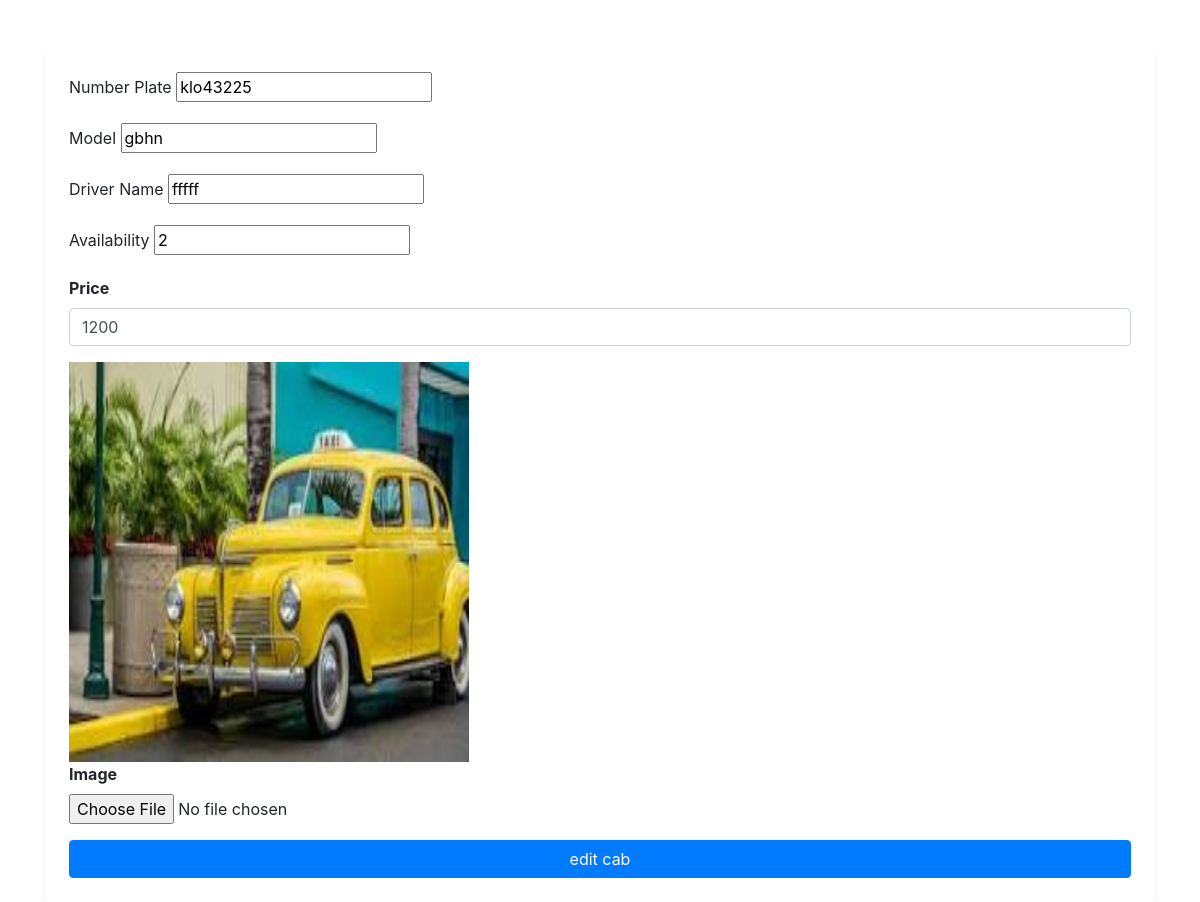
Before: /edit_cab/1 with the older database file.
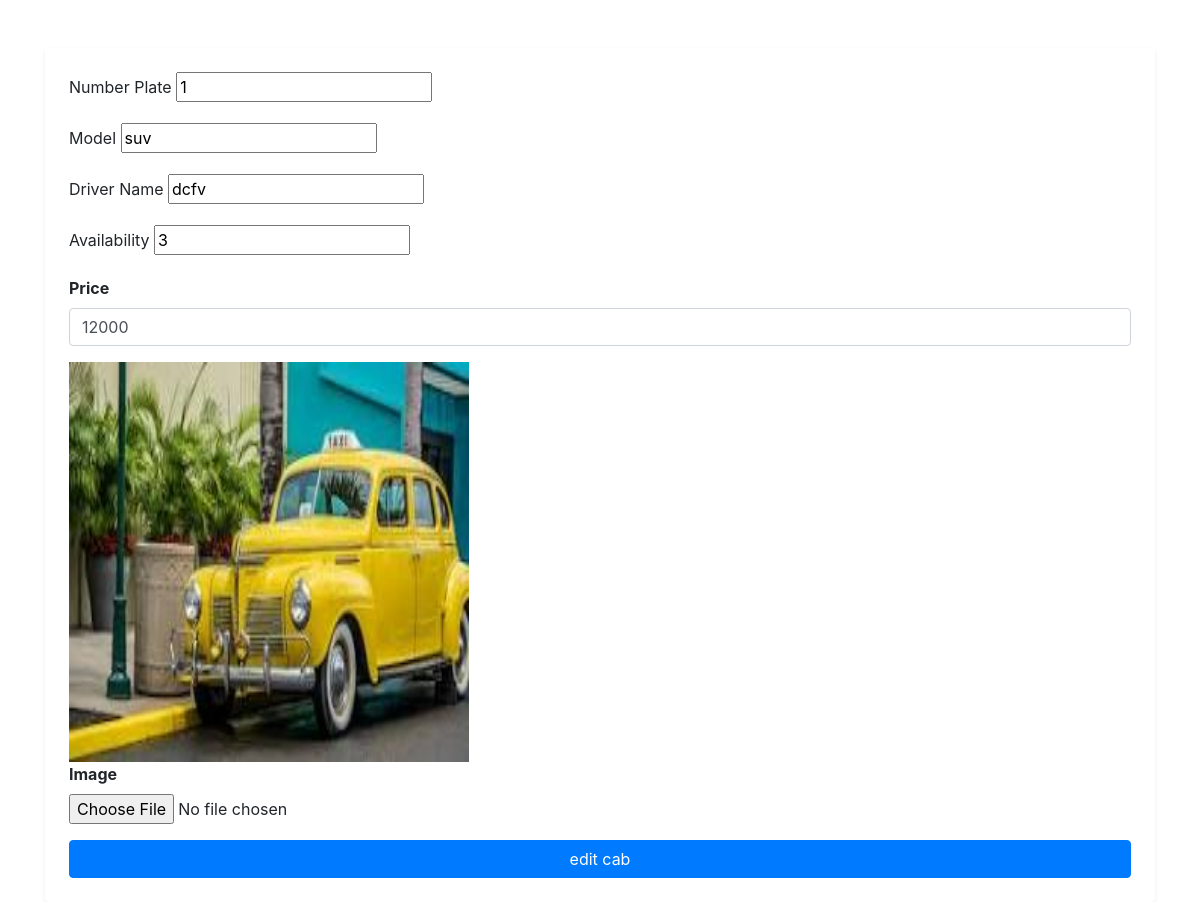
After: the same page with the newer database file.
### app/models.py (models this page shows, shortened)
class Cab(models.Model):
    pid=models.TextField()
    number_plate = models.CharField(max_length=15, unique=True)
    model = models.CharField(max_length=50)
    driver_name = models.CharField(max_length=100)
    available = models.IntegerField()
    price=models.IntegerField()
    img = models.FileField()

### app/views.py (the view)
# urls.py: path('edit_cab/<pid>',views.edit_cabs),
def edit_cabs(req,pid):
    if req.method=='POST':
            number_plate=req.POST['number_plate']
            model=req.POST['model']
            driver_name=req.POST['driver_name']
            available=req.POST['available']
            price=req.POST['price']
            file=req.FILES.get('img')
            if file:
                Cab.objects.filter(pk=pid).update(number_plate=number_plate,model=model,driver_name=driver_name,available=available,price=price)
                data=Cab.objects.get(pk=pid)
                data.img=file
                data.save()
            else:
                Cab.objects.filter(pk=pid).update(number_plate=number_plate,model=model,driver_name=driver_name,available=available,price=price)
                return redirect(shop_home)
    else:
        data=Cab.objects.get(pk=pid)
        return render(req,'admin/edit_cab.html',{'data':data})

### templates/admin/edit_cab.html (shortened to what this page needs)
<!DOCTYPE html>
 <html lang="en">
 <head>
     <link href="https://stackpath.bootstrapcdn.com/bootstrap/4.5.2/css/bootstrap.min.css" rel="stylesheet">
 </head>
 <body>
     <div class="container mt-5">
         <form action="" method="post" class="p-4 shadow-sm bg-white rounded" enctype="multipart/form-data">
            <div class="form-group">
                <label for="number_plate">Number Plate</label>
                <input type="text" id="number_plate" value="{{data.number_plate}}" name="number_plate" required>
            </div>
            <div class="form-group">
                <label for="model">Model</label>
                <input type="text" id="model" value="{{data.model }}" name="model" required>
            </div>
            <div class="form-group">
                <label for="driver_name">Driver Name</label>
                <input type="text" id="driver_name"  value="{{data.driver_name}}" name="driver_name" required>
            </div>
            <div class="form-group">
                <label for="available">Availability</label>
                <input type="number" id="available" value="{{data.available}}" name="available" required>
            </div>
            <div class="form-group">
                <label for="price"><b>Price</b></label>
                <input type="number" class="form-control" name="price" id="price" placeholder="Enter price" value="{{data.price}}">
            </div>
             <img src="{{data.img.url}}" alt="" style="width: 400px; height: 400px;">
             <div class="form-group">
                <label for="img"><b>Image</b></label>
                <input type="file" class="form-control-file" name="img" id="img">
            </div>
             <button type="submit" class="btn btn-primary btn-block">edit cab</button>
         </form>
     </div>
 </body>
 </html>

Changed rows visible on the page:
changed Cab: number_plate "klo43225" → "1"; model "gbhn" → "suv"; driver_name "fffff" → "dcfv"; available "2" → "3"; price "1200" → "12000"; img: a different picture
